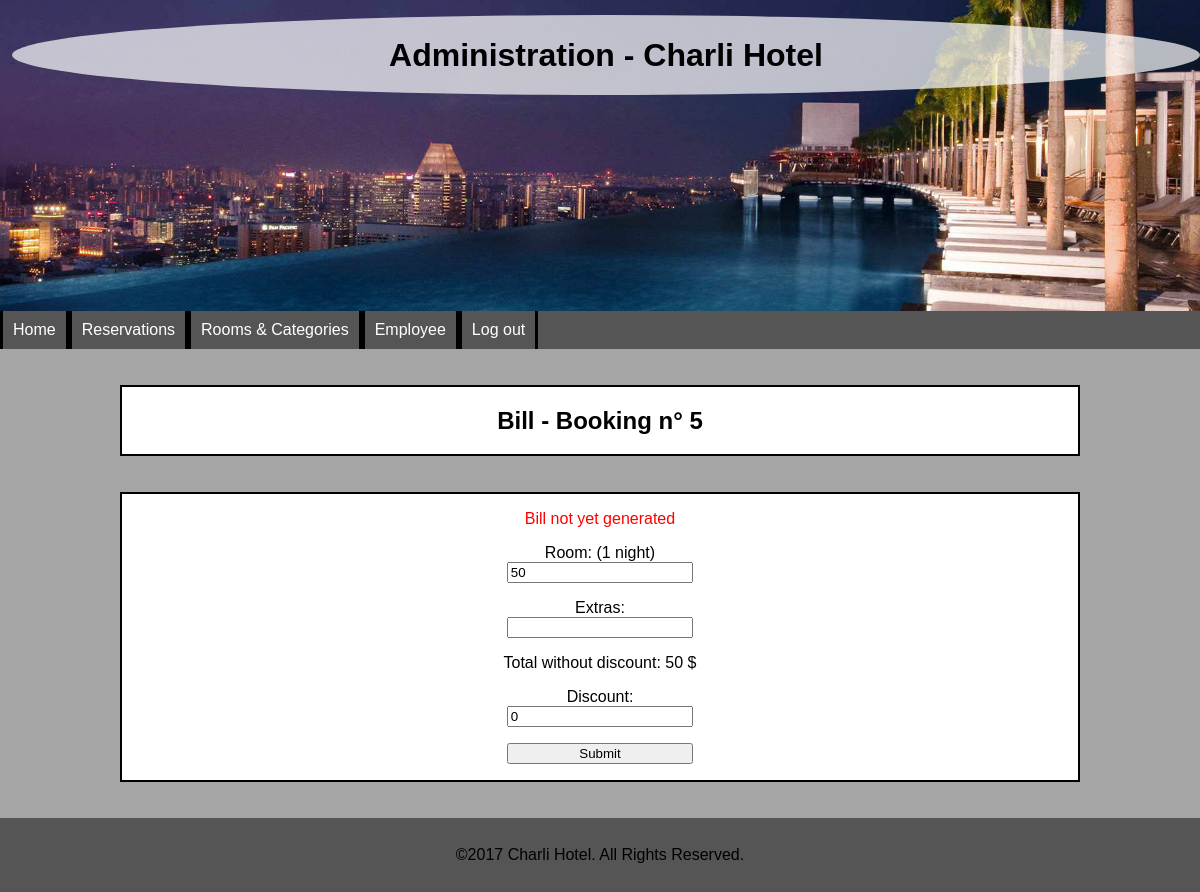
The page /administration/bill.php?id=5 (signed in) on the database its author committed.
### tables this page shows
CREATE TABLE `BOOKING` (
  `id_booking` int(11) NOT NULL,
  `booking_date_booking` date NOT NULL,
  `check_in_booking` date NOT NULL,
  `check_out_booking` date NOT NULL,
  `people_booking` int(11) NOT NULL,
  `status` int(11) NOT NULL COMMENT '0 = Booking, 1 = Check In, 2 = Check Out',
  `id_customer` int(11) NOT NULL
);

CREATE TABLE `CATEGORY` (
  `id_category` int(11) NOT NULL,
  `name_category` varchar(255) NOT NULL,
  `floor_category` int(11) NOT NULL,
  `max_people_category` int(11) NOT NULL,
  `smoking_category` tinyint(1) NOT NULL,
  `price_category` float NOT NULL
);

### administration/bill.php (the view, shortened to what this page needs)
<?php
	$co = mysqli_connect("localhost", "root", "root", "hotel");
	$sql = "	SELECT price_category
				FROM to_concern TC, ROOM R, CATEGORY C
				WHERE TC.id_room = R.id_room
				AND R.id_category = C.id_category
				AND TC.id_booking = $_GET[id];
	  			";
	$result = mysqli_query($co, $sql) or die("Error");
	$row = mysqli_fetch_array($result);
	$price_room = $row['price_category'];
	$sql = "	SELECT check_in_booking, check_out_booking
				FROM BOOKING
				WHERE id_booking = $_GET[id];
	  			";
	$result = mysqli_query($co, $sql) or die("Error");
	$row = mysqli_fetch_array($result);
	$check_in = $row['check_in_booking'];
	$check_out = $row['check_out_booking'];
	$datetime1 = new DateTime($check_in);
	$datetime2 = new DateTime($check_out);
	$interval = $datetime1->diff($datetime2);
	$night = $interval->format('%a');
	$total_price_night = $price_room * $night;
	$sql = "	SELECT SUM(price_extras) as price
				FROM to_use U, EXTRAS E
				WHERE U.id_extras = E.id_extras
				AND U.id_booking = $_GET[id];
	  			";
	$result = mysqli_query($co, $sql) or die("Error");
	$row = mysqli_fetch_array($result);
	$total_extras = $row['price'];
	$sql = "  SELECT id_bill
			  	  FROM BILL B
				  WHERE id_booking = $_GET[id];
				  ";
	$result = mysqli_query($co, $sql);
	if (mysqli_num_rows($result) > 0) {
		$message = "Bill aldready generated";
	} else {
		$message = "Bill not yet generated";
	}
?>
<!DOCTYPE>
<html>
	<head>
		<link href="../styles/style.css" rel="stylesheet" type="text/css">
	</head>
	<body>
		<header>
			<?php
				if (is_readable("../includes/header_admin.php")) {
					include("../includes/header_admin.php");
				} else {
					echo "Can not load header";
				}
			?>
		</header>
		<nav>
			<?php
				if (is_readable("../includes/menu_admin.php")) {
					include("../includes/menu_admin.php");
				} else {
					echo "Can not load menu";
				}
			?>
		</nav>
		<section class="title">
			<h1>Bill - Booking n° <?php echo $_GET["id"]; ?></h1>
		</section>
		<section>
			<article>
				<p style="color:red;text-align: center;"><?php echo $message; ?></p>
			</article>
			<article>
				<form action="bill_generate.php" method="post" target=_BLANK>
					<p>
						<label for="night">Room: (<?php echo $night . " night"; ?>)</label>
						<input type="text" id="night" name="night" required="required" readonly
							   value="<?php echo $total_price_night ?>"/>
					</p>
					<p>
						<label for="extras">Extras:</label>
						<input type="text" id="extras" name="extras" required="required"
							   value="<?php echo $total_extras ?>"/>
					</p>
					<p>
						Total without discount: <?php echo ($total_price_night + $total_extras) . " $"; ?>
					</p>
					<p>
						<label for="discount">Discount:</label>
						<input type="text" id="discount" name="discount" value="0" required="required"/>
					</p>
					<p>
						<input type="submit" name="Submit" value="Submit">
					</p>
				</form>
			</article>
		</section>
		<footer>
			<?php
				if (is_readable("../includes/footer.php")) {
					include("../includes/footer.php");
				} else {
					echo "Can not load footer";
				}
			?>
		</footer>
	</body>
</html>

### styles/style.css (style rules this page uses)
body { margin: 0; padding: 0; background-size: cover; background-attachment: fixed; background-color: #a5a5a5; font-family: cursive, Arial, Helvetica, sans-serif; }
h1, h2, h3 { color: #000000; }
nav { background-color: #555555; margin-top: auto; height: auto; width: 100%; display: inline-block; min-width: 100%; }
section { background-color: #FFFFFF; text-align: justify; border: #000000 solid 2px; margin-top: 3%; margin-bottom: 3%; margin-left: 10%; margin-right: 10%; padding-left: 1%; padding-right: 1%; }
footer { background-color: #555555; margin-top: auto; height: auto; width: auto; padding-left: 1%; padding-right: 1%; padding-top: 1%; padding-bottom: 1%; text-align: center; }
.title { text-align: center; }
label { display: block; }
form { text-align: center; }
input { width: 20%; }

### rows shown on the page
booking: night "1"
category: night "50", $total_price_night + $total_extras "50"

### other values the page prints
$_GET["id"] "5"
$message "Bill not yet generated"
